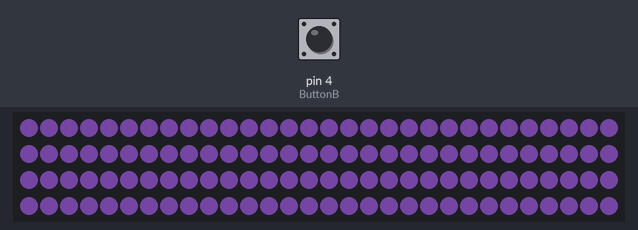
Simulated run of this sketch. Board: Arduino Nano, built with avr-gcc and run on an emulated ATmega328P. On the bench: 120 RGB LEDs in strip order, left to right, continuing on the next row. The inputs (shaded band) are chosen by the test bench; at power-on: pin 4 (ButtonB) HIGH. Dim RGB values are drawn brighter than linear; random numbers use the default seed unless the sketch sets one.

Above: at 1.2 s.
1.3 s: pin 4 (ButtonB) pulled LOW for 0.15 s
At 1.48 s:
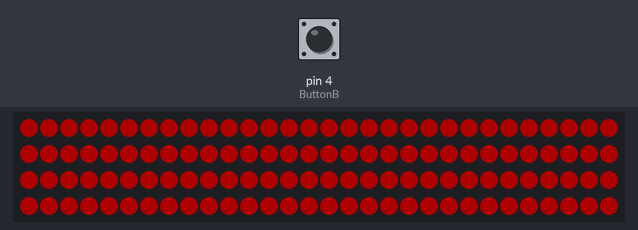
2.0 s: pin 4 (ButtonB) pulled LOW for 1 s
6.0 s: pin 4 (ButtonB) pulled LOW for 0.15 s
At 7.5 s:
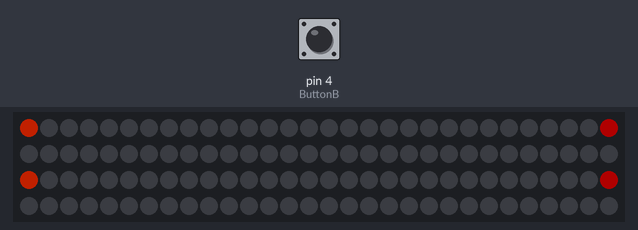
9.1 s: pin 4 (ButtonB) pulled LOW for 3.2 s
At 10.1 s:
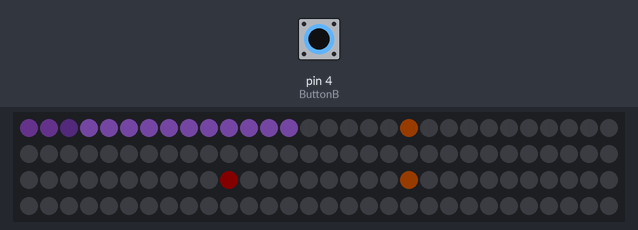

Measured:
- after the input at 1.3 s, the LEDs: first change after 0.13 s (image 1 shows a later state)

The sketch:

DotStar_Light_Blend.ino
```cpp
#include <Adafruit_DotStar.h>
#include <SPI.h>
#define numPatterns 4

#define MyBrightness 100
#define CWoffset 0
#define CCWoffset 30
#define CW2offset 60
#define CCW2offset 90
#define MyR 25
#define MyG 15
#define MyB 35

float StepSize;
float StepHold;
#define numLED 120
#define IDLED (numLED - 1)
#define ButtonB 4
byte ColorMode = 0, i = 0, state2 = 1, state1 = 1;
float R = (MyBrightness/2), G = 0, B = 0;
float r = (MyBrightness/2), g = 0, b = 0;
byte MeteorDelay = random(50, 70);
uint32_t MyColor;
uint32_t PastMillis;

#define dbDelay 120
bool ButtonState = false;
uint32_t PrevBounceMillis;

#define DATAPIN A6
#define CLOCKPIN A7
Adafruit_DotStar strip = Adafruit_DotStar(
                           numLED, DATAPIN, CLOCKPIN, DOTSTAR_BGR);

void setup() {
  StepSize = MyBrightness * 0.001;
  (StepSize >= 1 ? StepHold = StepSize - 1 : StepHold = 0);
  pinMode(ButtonB, INPUT);
  digitalWrite(ButtonB, LOW);
  strip.begin();
  strip.show();
  MyColor = strip.Color(MyR, MyG, MyB);
  PrevBounceMillis = millis();
  PastMillis = millis();
}

void loop() {
  for (i = 0; i < numLED;) {
    Debounce();
    switch (ColorMode) {
      case 1:
        ConstBlend();
        break;
      case 2:
        RunningBlendRainbow();
        break;
      case 3:
        CounterRunningLights();
        break;
      case 4:
        MeteorRain(7u, 85, true);
        break;
      default:
        ConstLight();
        break;
    }
  }
}

void ConstBlend() {
  if (i == IDLED) strip.show(), FirstColor(StepSize);
  strip.setPixelColor(i, R, G, B);
  i++;
}

void RunningBlendRainbow() {
  FirstColor(StepSize);
  strip.setPixelColor(i, R, G, B);
  if (i == numLED / 2 || IDLED) strip.show();
  i++;
}

void CounterRunningLights() {
    byte CWa, CWb, CCWa, CCWb, CWi = IDLED - i;;
    byte CW2a, CW2b, CCW2a, CCW2b;
    FirstColor(StepSize/2);
    SecondColor(StepSize/2);
    /* ===== Clockwise Light 1 ===== */
    if (CWi < CWoffset) {
      CWa = CWi + (IDLED - CWoffset + 1);
    }
    else CWa = CWi - CWoffset;
    (CWa == IDLED ? CWb = 0 : CWb = CWa + 1);
    strip.setPixelColor(CWa, R, G, B);
    strip.setPixelColor(CWb, 0, 0, 0);

    /* ===== Clockwise Light 2 ===== */
    if (CWi < CW2offset) {
      CW2a = CWi + (IDLED - CW2offset + 1);
    }
    else CW2a = CWi - CW2offset;
    (CW2a == IDLED ? CW2b = 0 : CW2b = CW2a + 1);
    strip.setPixelColor(CW2a, R, G, B);
    strip.setPixelColor(CW2b, 0, 0, 0);

    /* ===== Counter Clockwise Light 1 ===== */
    if (i > IDLED - CCWoffset) {
      CCWa = i - (IDLED - CCWoffset + 1);
    }
    else CCWa = i + CCWoffset;
    (CCWa == 0 ? CCWb = IDLED : CCWb = CCWa - 1);
    strip.setPixelColor(CCWa, r, g, b);
    strip.setPixelColor(CCWb, 0, 0, 0);

    /* ===== Counter Clockwise Light 2 ===== */
    if (i > IDLED - CCW2offset) {
      CCW2a = i - (IDLED - CCW2offset + 1);
    }
    else CCW2a = i + CCW2offset;
    (CCW2a == 0 ? CCW2b = IDLED : CCW2b = CCW2a - 1);
    strip.setPixelColor(CCW2a, r, g, b);
    strip.setPixelColor(CCW2b, 0, 0, 0);

    /* ===== Overlapping Lights ===== */
    if (CCWb == CWa || CCW2b == CWa)
      strip.setPixelColor(CWa, R, G, B);
    if (CCW2b == CW2a || CCWb == CW2a)
      strip.setPixelColor(CW2a, R, G, B);
    /**/
    i++;
    strip.show();
}

void MeteorRain(byte meteorSize, byte meteorTrailDecay, bool meteorRandomDecay) {
  for (i = 0; i < numLED + (meteorSize);) {
    if (millis() - PastMillis > MeteorDelay) {
      MeteorDelay = random(50, 70);
      PastMillis = millis();
      for (byte j = 0; j < numLED; j++) {
        if ( (!meteorRandomDecay) || (random(11) > 8) ) {
          fadeToBlack(j, meteorTrailDecay);
        }
      }

      for (byte j = 0; j < meteorSize; j++) {
        if ( ( i - j < numLED) && (i - j >= 0) ) {
          strip.setPixelColor(i - j, MyColor);
        }
      }

      strip.show();
      i++;
    }
  }
}
void fadeToBlack(byte ledNo, byte fadeValue) {
  uint32_t oldColor = strip.getPixelColor(ledNo);
  byte MeteorR = (oldColor & 0x00ff0000UL) >> 16;
  byte MeteorG = (oldColor & 0x0000ff00UL) >> 8;
  byte MeteorB = (oldColor & 0x000000ffUL);

  MeteorR = (MeteorR <= (MyR/5)) ? MeteorR = 0 : (MeteorR * fadeValue / 256);
  MeteorG = (MeteorG <= (MyG/5)) ? MeteorG = 0 : (MeteorG * fadeValue / 256);
  MeteorB = (MeteorB <= (MyB/5)) ? MeteorB = 0 : (MeteorB * fadeValue / 256);
  strip.setPixelColor(ledNo, MeteorR, MeteorG, MeteorB);
}

void ConstLight() {
  strip.setPixelColor(i, MyColor);
  strip.show();
  i++;
}

void Debounce() {
  if (!ButtonState) {
    if (digitalRead(ButtonB) == ButtonState) PrevBounceMillis = millis();
    if (millis() - PrevBounceMillis > dbDelay) ButtonState = true;
  }

  if (ButtonState) {
    if (digitalRead(ButtonB) == ButtonState) PrevBounceMillis = millis();
    if (millis() - PrevBounceMillis > dbDelay) {
      ButtonState = false;
      (ColorMode < numPatterns ? ColorMode++ : ColorMode = 0);
      i = 0;
    }
  }
}

void FirstColor(float Step1) {
  if (state1 == 1) {
    (R < MyBrightness - StepHold ? R += Step1 : R = MyBrightness);
    (B > StepHold ? B -= Step1 : B = 0);
  }
  else if (state1 == 2) {
    (G < MyBrightness - StepHold ? G += Step1 : G = MyBrightness);
    (R > StepHold ? R -= Step1 : R = 0);
  }
  else if (state1 == 3) {
    (B < MyBrightness - StepHold ? B += Step1 : B = MyBrightness);
    (G > StepHold ? G -= Step1 : G = 0);
  }

  if ((R == MyBrightness && B == 0) ||
      (G == MyBrightness && R == 0) ||
      (B == MyBrightness && G == 0)) {
    (state1 < 3 ? state1++ : state1 = 1);
  }
}

void SecondColor(float Step2) {
  if (state2 == 1) {
    (r < MyBrightness - StepHold ? r += Step2 : r = MyBrightness);
    (b > StepHold ? b -= Step2 : b = 0);
  }
  else if (state2 == 2) {
    (g < MyBrightness - StepHold ? g += Step2 : g = MyBrightness);
    (r > StepHold ? r -= Step2 : r = 0);
  }
  else if (state2 == 3) {
    (b < MyBrightness - StepHold ? b += Step2 : b = MyBrightness);
    (g > StepHold ? g -= Step2 : g = 0);
  }

  if ((r == MyBrightness && b == 0) ||
      (g == MyBrightness && r == 0) ||
      (b == MyBrightness && g == 0)) {
    (state2 < 3 ? state2++ : state2 = 1);
  }
}
```
